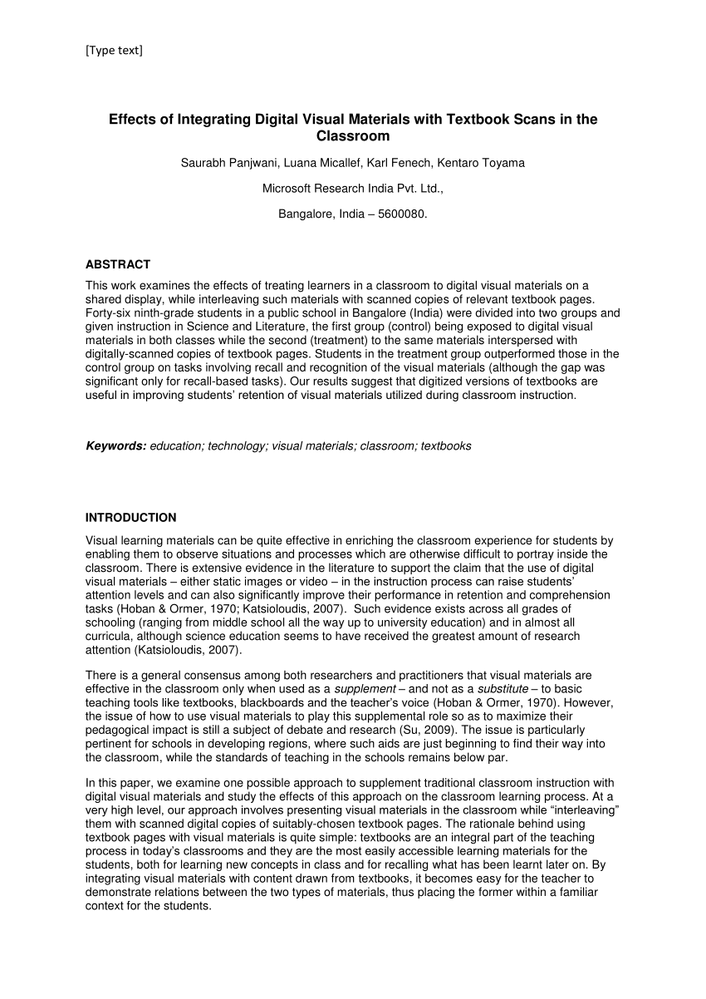
#> input picture raw_images/largepreview.png, 706 x 999 px, shrunk from 850 x 1202 before the run
$ python OCR_script_01.py
#> lines starting #> are read from the running program, lines starting #| are printed output that depends on the picture; after the words box and inside, x2 and y2 are one past the last pixel; in counts of white or black regions, pixels touching at a corner belong together
import cv2
import numpy as np
import glob
from matplotlib import pyplot as plt

############### preprocessing stage ###############

# read page to be processed as grayscale
img = cv2.imread('../raw_images/largepreview.png', 1)
#> img is the input picture: shape (999, 706, 3); min 0, max 255, mean 237.3
out = img.copy()

# we don't need three channels, just grayscale
grayImg = cv2.cvtColor(img, cv2.COLOR_BGR2GRAY)
# we work with the inverse (more intuitive)
invGray = cv2.bitwise_not(grayImg)
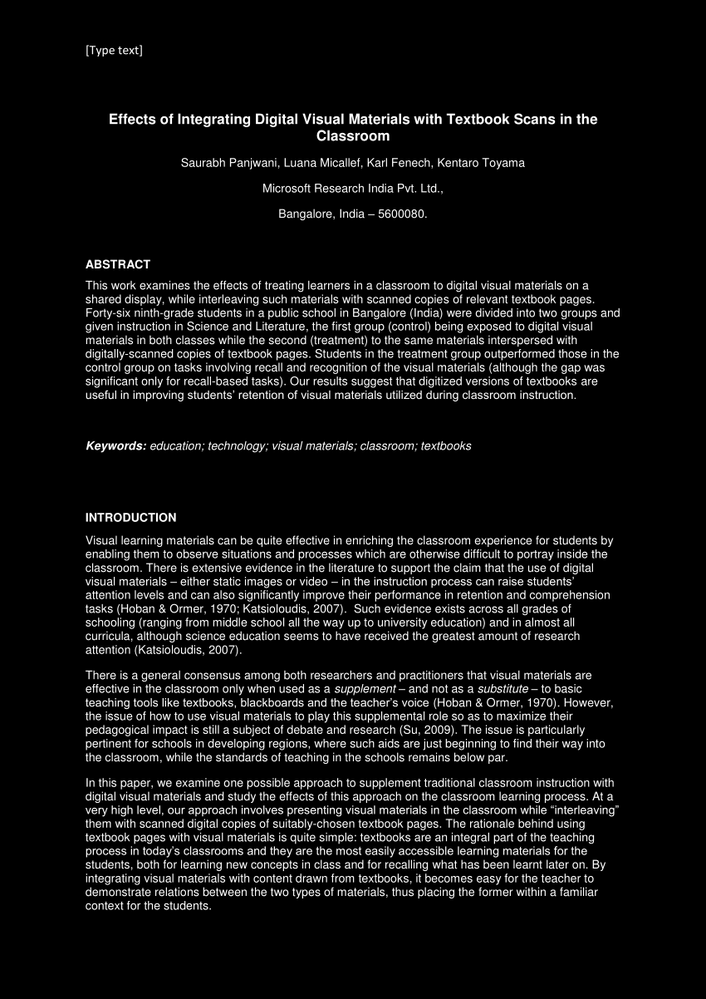
#> invGray: shape (999, 706); min 0, max 255, mean 17.7

# threshold image to reduce undesired artefacts
retVal, binaryThresh = cv2.threshold(invGray,10,255,cv2.THRESH_BINARY) # the lower this threshold is, the bigger the area of the letter. start around 50
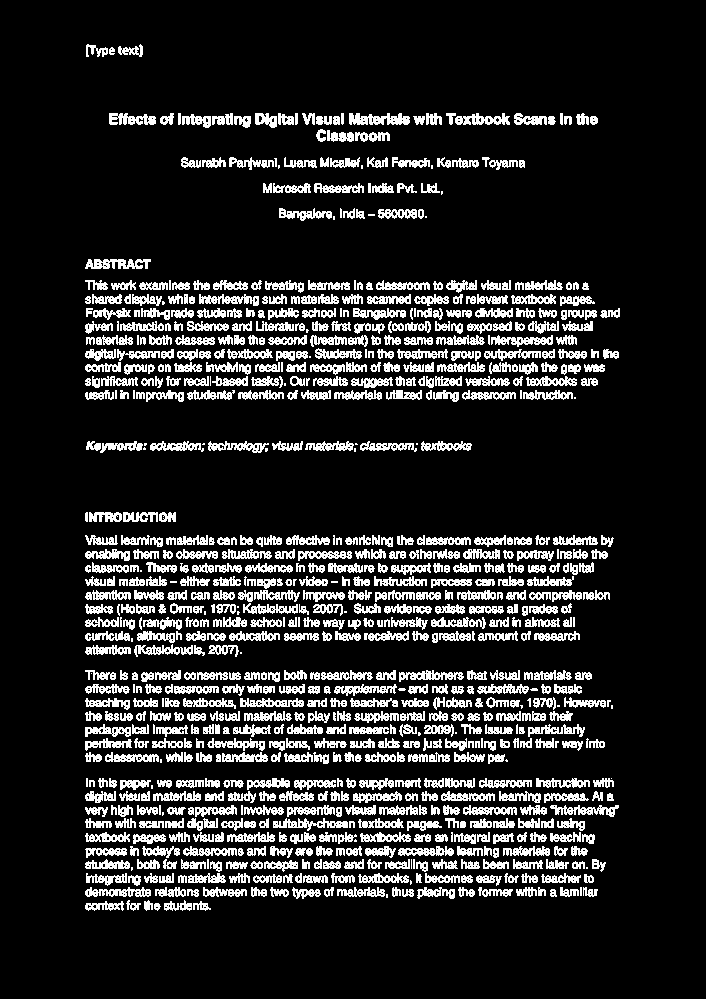
#> binaryThresh: shape (999, 706); 14.8% white in thin lines or dots, all inside (x1, y1, x2, y2) = (85, 44, 620, 911)

############### matching stage ###############

threshold = 0.8 # final determinant for match. lower values mean more matches, but also increases false positives
# preprocess just one template letter
templateLetter = cv2.imread('../template_letters_lowerscore/largepreview_0w.png', 0)
templateLetter = cv2.bitwise_not(templateLetter)
retVal, templateLetter = cv2.threshold(templateLetter,60,255,cv2.THRESH_BINARY) # we make template slightly thinner than img letters so it fits more
#> (the run stopped early here; a loop or call above may not have finished)

$ run again, with project_images/before_processing.PNG copied over raw_images/largepreview.png
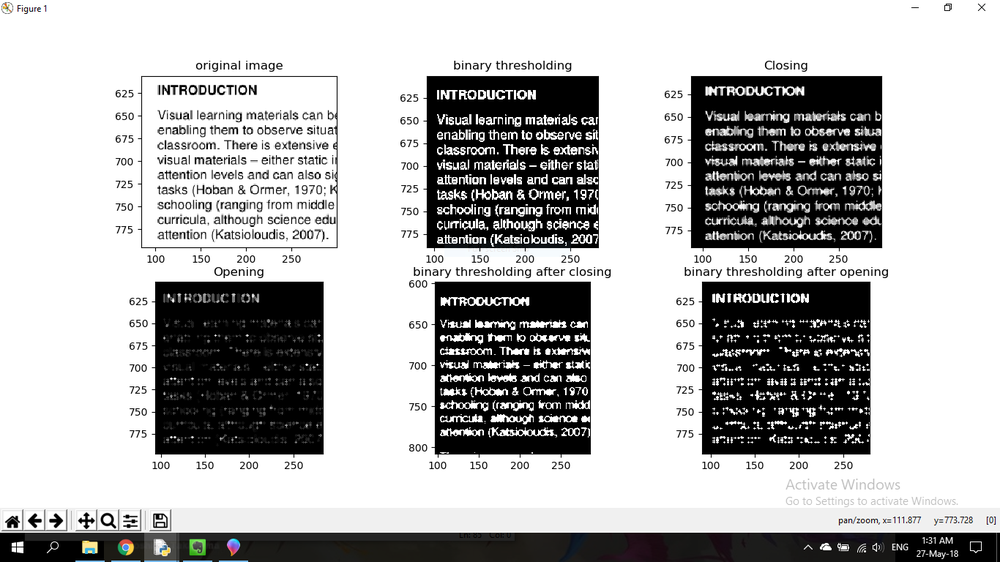
#> input picture project_images/before_processing.PNG, 1000 x 562 px, shrunk from 1366 x 768 before the run
#> img is the input picture: shape (562, 1000, 3); mean B, G, R 180.9, 180.9, 181
#> `invGray = cv2.bitwise_not(grayImg)`:
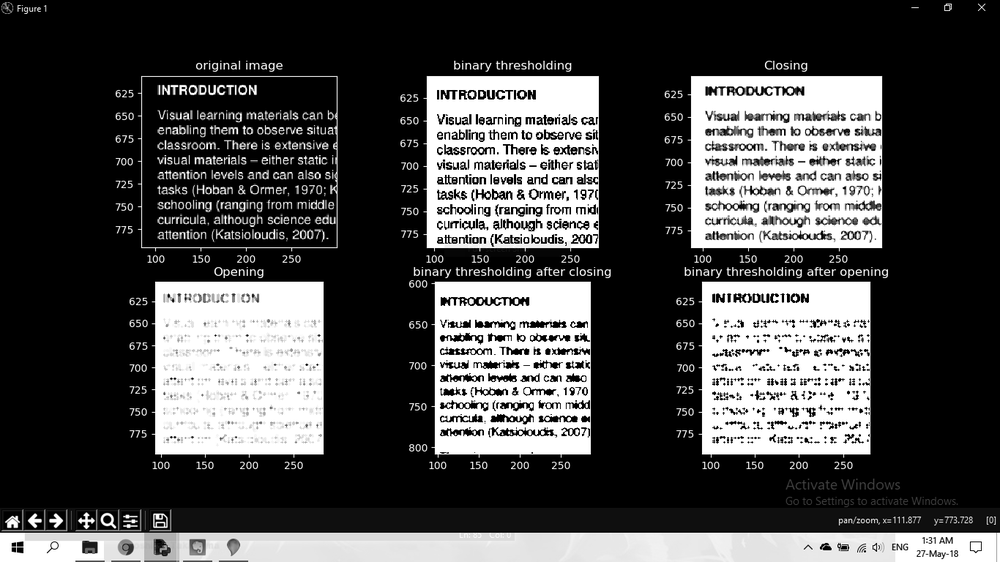
#> invGray: shape (562, 1000); min 0, max 255, mean 74.1
#> `retVal, binaryThresh = cv2.threshold(invGray,10,255,cv2.THRESH_BINARY)`:
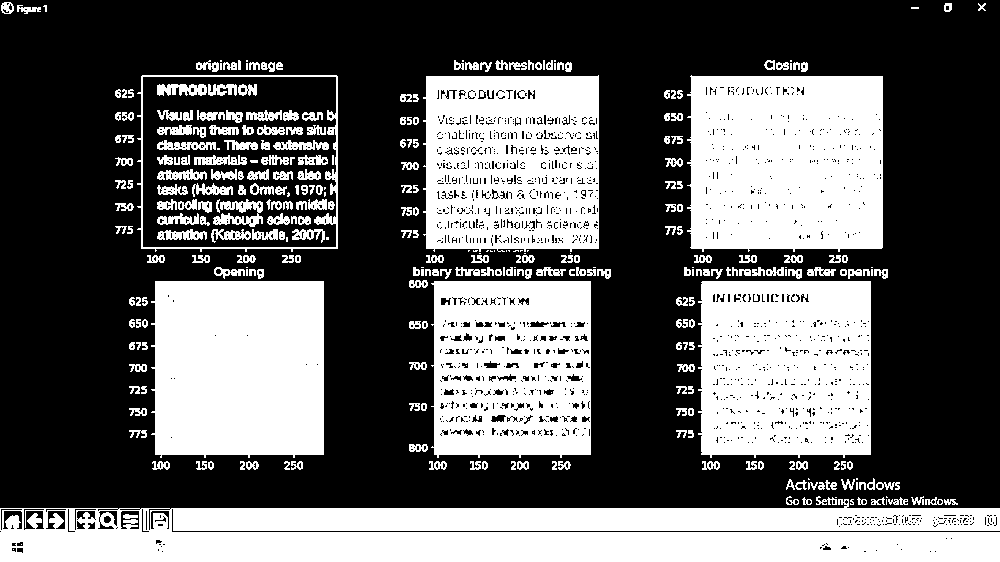
#> binaryThresh: shape (562, 1000); 38.6% white; 336 white regions (69 under 20 px), largest, box (x1, y1, x2, y2) and area: (0, 499, 1000, 562) 51217, (687, 75, 883, 252) 32734, (151, 281, 324, 458) 29470

$ run again, with project_images/definicii_za_bukvi.PNG copied over raw_images/largepreview.png
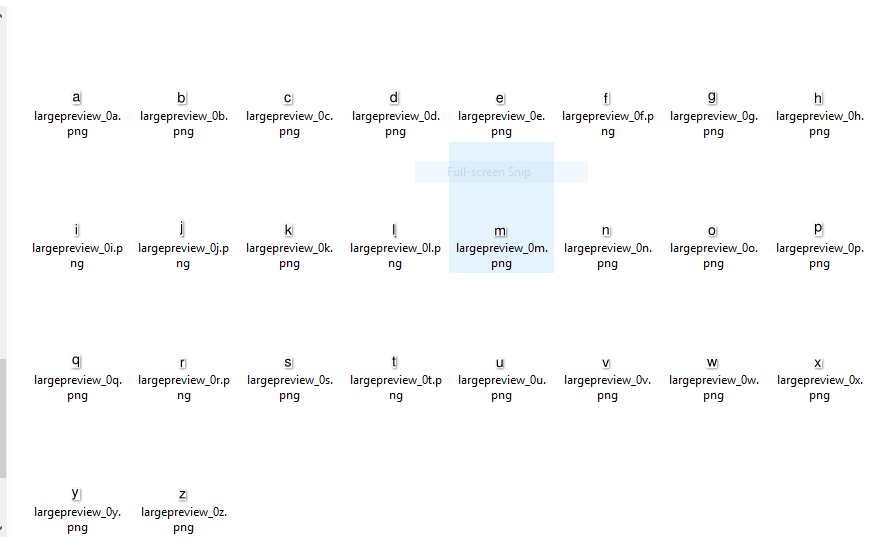
#> input picture project_images/definicii_za_bukvi.PNG, 870 x 546 px
#> img is the input picture: shape (546, 870, 3); mean B, G, R 250.6, 250.1, 249.8
#> `invGray = cv2.bitwise_not(grayImg)`:
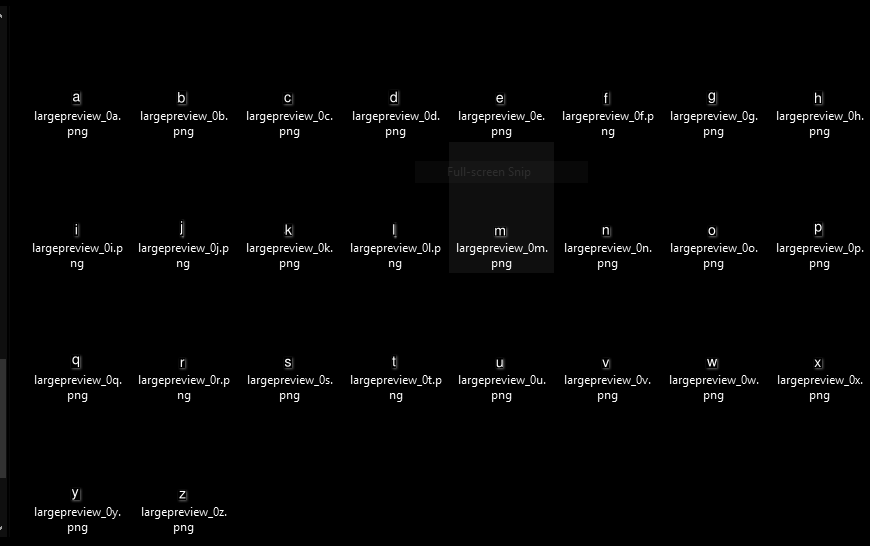
#> invGray: shape (546, 870); min 0, max 255, mean 4.9
#> `retVal, binaryThresh = cv2.threshold(invGray,10,255,cv2.THRESH_BINARY)`:
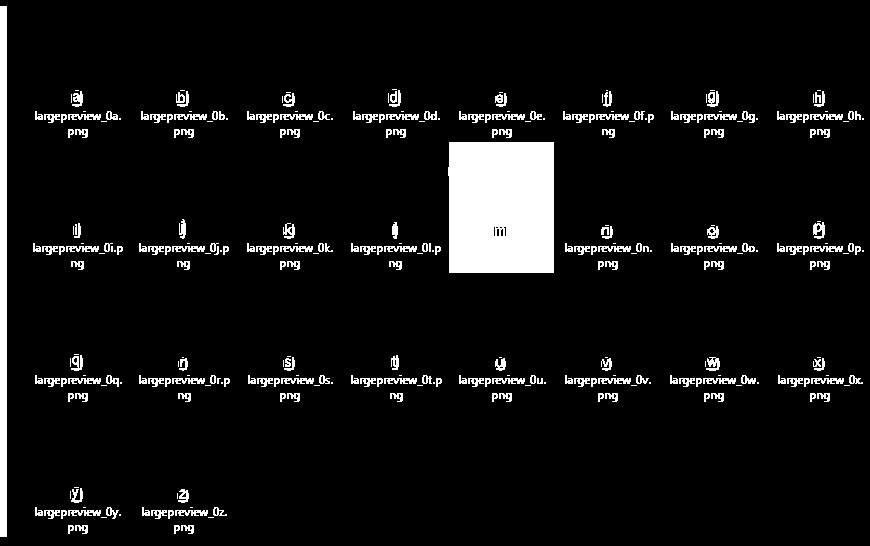
#> binaryThresh: shape (546, 870); 6.8% white; 323 white regions (106 under 20 px), largest, box (x1, y1, x2, y2) and area: (448, 142, 554, 273) 13714, (0, 6, 7, 537) 3717, (68, 114, 101, 120) 141
